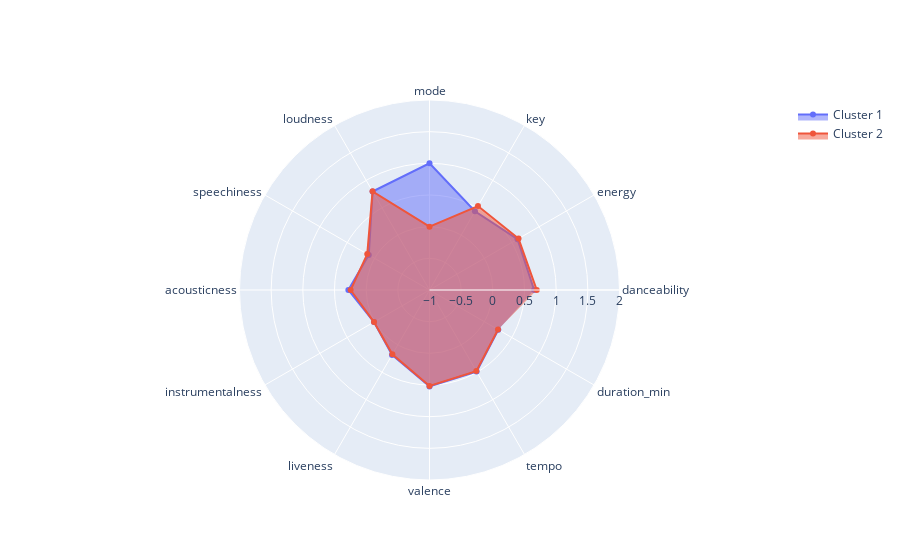

Notebook code cell kept with this figure:
### Code cell
numeric_columns = ['danceability', 'energy', 'key', 'mode', 'loudness', 'speechiness', 'acousticness', 'instrumentalness', 'liveness', 'valence', 'tempo', 'duration_min']

# Define optimal number of clusters
optimal_k = 2  # fill this in

# Perform K-means on the numeric columns
kmeans = KMeans(n_clusters=optimal_k, random_state=0)
charts['cluster'] = kmeans.fit_predict(charts[numeric_columns])

# Group by cluster and create a summary for the hover text
df_grouped = charts.groupby('cluster').agg(artist_names=('artist_names', ', '.join), 
                                        track_name=('track_name', ', '.join)).reset_index()

# Create radar chart
fig = go.Figure()

# Add a line for each cluster center
for i in range(optimal_k):
    fig.add_trace(go.Scatterpolar(
        r=kmeans.cluster_centers_[i],
        theta=numeric_columns,
        fill='toself',
        name=f'Cluster {i+1}',
        hovertext=df_grouped[df_grouped.cluster == i][['artist_names', 'track_name']].values,
        hoverinfo="text"
    ))

# Update layout
fig.update_layout(
    polar=dict(radialaxis=dict(visible=True, range=[-1, 2])),
    showlegend=True
)

fig.show()
